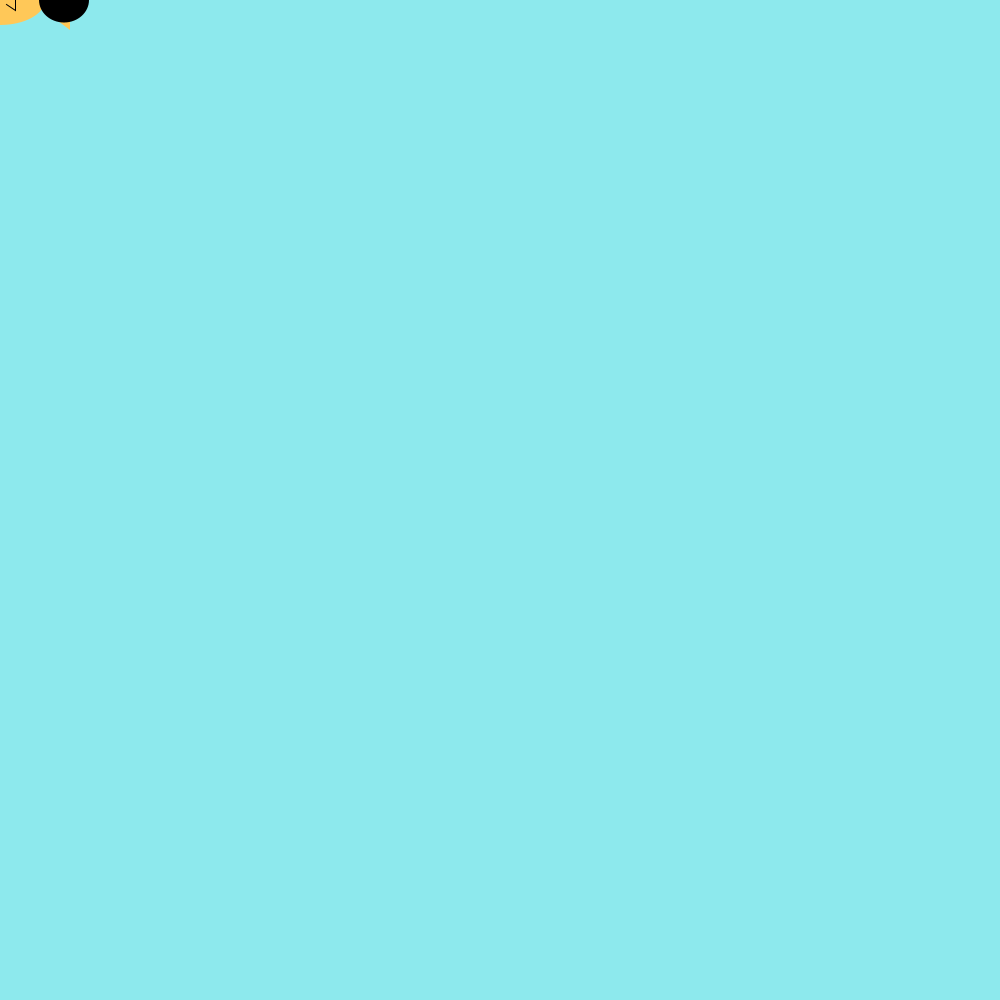
Frame 1 (no input)
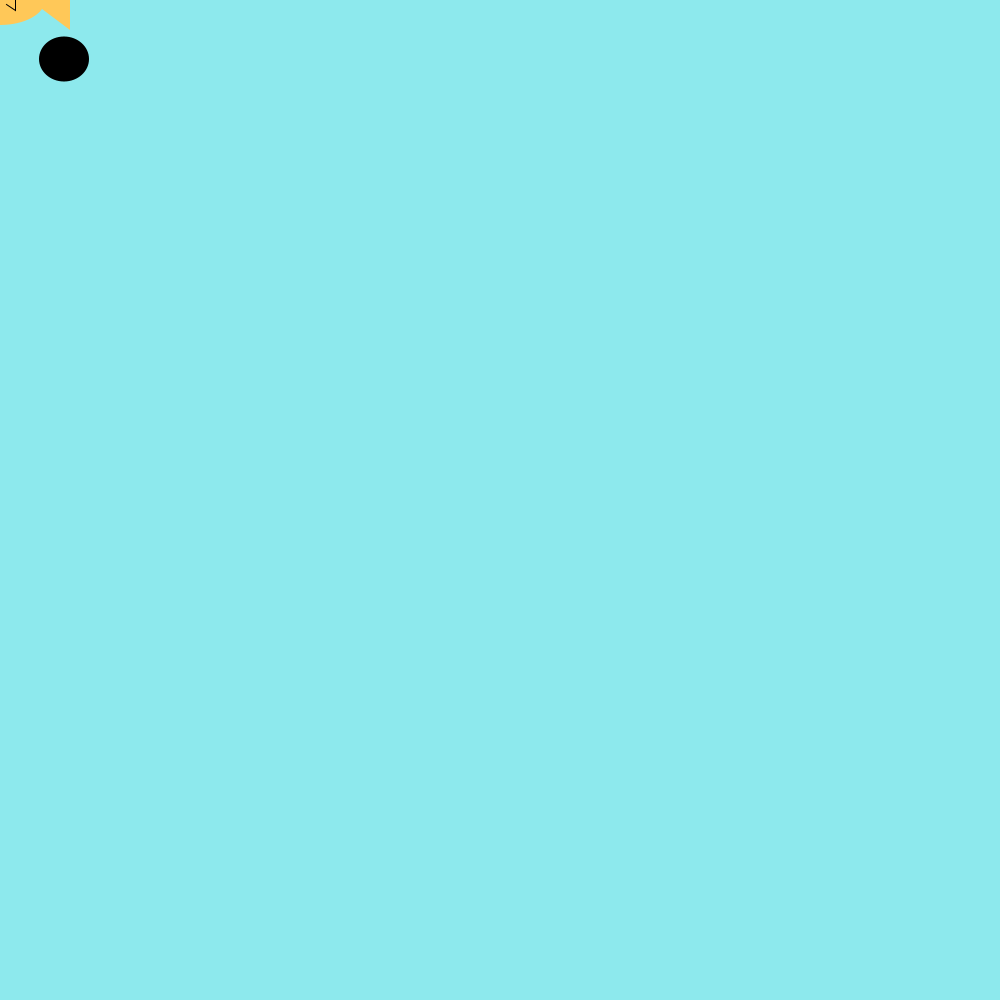
Frame 60 (the mouse pressed at the canvas centre just before this capture)
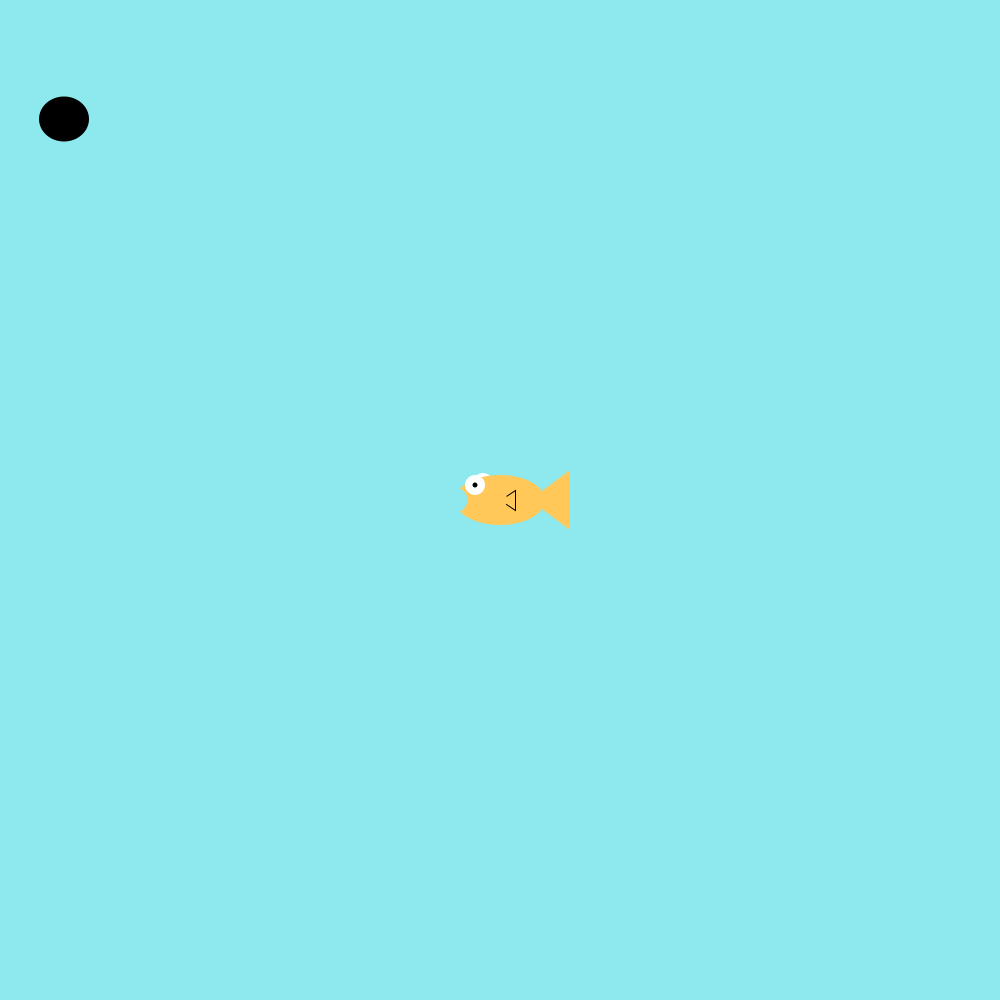
Frame 120 (the mouse held since frame 60 and released just before this capture)

The Processing sketch that drew these frames (run headless with seeded random() and noise(); from frame 60 on, the mouse is pressed at the canvas centre):

// Processing sketch: sketch_180219a
// ── sketch_180219a.pde
 int randomNumber = (int) random(width);
 int change = 0;
 int score = 0;
 void setup()
{
 size(1000,1000);
}
 void draw()
{
  checkCatch(randomNumber);
 background(255,255,255);
 drawFish();
 fill(0,0,0);
 noStroke();
 ellipse(randomNumber,change,50,45);
 change++;
if(change>=height){
change = 0;
randomNumber = (int) random(width);
}
}
 void drawFish(){
 background(141,233,237);
 noStroke();
 fill(255,255,255);
 ellipse(mouseX-17,mouseY-17,20,20); //back side eye
 fill(255,200,88);
  ellipse(mouseX,mouseY,90,50); //body
  triangle(mouseX+30,mouseY,mouseX+70,mouseY+30,mouseX+70,mouseY-30); //tail
  stroke(0);
  triangle(mouseX,mouseY,mouseX+15,mouseY+10,mouseX+15,mouseY-10); //side fin
  noStroke();
  fill(255,200,88);
  ellipse(mouseX,mouseY,15,15); //side fin cover
  noStroke();
  fill(255,255,255);
  ellipse(mouseX-25,mouseY-15,20,20); //front eye
  fill(0,0,0);
  ellipse(mouseX-25,mouseY-15,5,5); //pupil
  fill(141,233,237);
  ellipse(mouseX-45,mouseY,25,25); //mouth
}
   void checkCatch(int x){
if (x > mouseX && x < mouseX+100)
                  score++;
         else if (score > 0)
                 score--;
println("Your score is now: " + score);
fill(0, 0, 0);
textSize(16);
text("Score: " + score, 20, 20);


}
